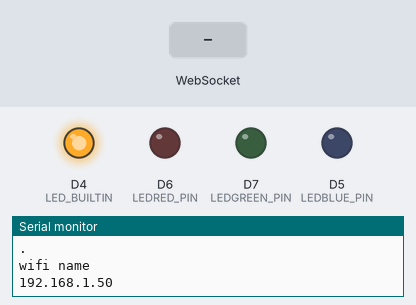
Bench run of a sketch on a simulated ESP8266 (NodeMCU). On the bench: output pins drawn as LEDs (lit = HIGH, except the on-board LED, lit = LOW), the last lines printed to the serial monitor. The inputs (shaded band) are chosen by the test bench. WiFi joins after 1.5 s; servers stay silent unless stated.

Above: at 2.7 s.
2.8 s: WebSocket text "5" received
At 3.4 s:
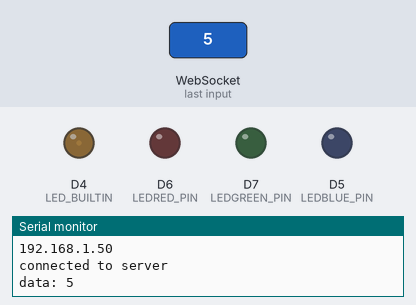
4.3 s: WebSocket text "90" received
At 5.7 s:
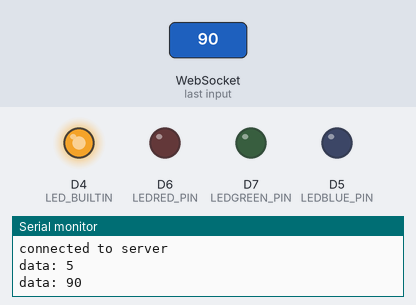
Timing chart, 0 to 7.3 s (numbered marks = the images above; inputs shaded):
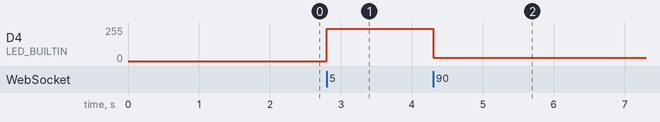

The sketch:

LightClient.ino
```cpp
#include <ESP8266WiFi.h>
#include <WebSocketsClient.h>

WebSocketsClient wsc;

const char *ssid = "wifi name";
const char *pass = "wifi password";

#define SERVER  "iot-lab-alpha.vercel.app"
#define PORT    443
#define URL     "/"

#define LEDBLUE_PIN  D5
#define LEDRED_PIN   D6
#define LEDGREEN_PIN D7

void websocketEvent(WStype_t type, uint8_t *data, size_t length){
  switch(type){
    case(WStype_CONNECTED):
      Serial.printf("connected to server\n");
      break;
    case WStype_DISCONNECTED:
      Serial.printf("Disconnected!\n");
      break;
    case(WStype_TEXT):
      // Experiment 1 esp led ON/OF
      if(!strcmp((char*)data,"on")){
        analogWrite(LED_BUILTIN, 0);

      }else if(!strcmp((char*)data,"off")){
        analogWrite(LED_BUILTIN, 100);
      // Experiment 3 controlling three external LEDs connected to the esp
      }else if(!strcmp((char*)data,"blue_on")){
        analogWrite(LEDBLUE_PIN, 100);

      }else if(!strcmp((char*)data,"blue_off")){
        analogWrite(LEDBLUE_PIN, 0);

      }else if(!strcmp((char*)data,"red_on")){
        analogWrite(LEDRED_PIN, 100);

      }else if(!strcmp((char*)data,"red_off")){
        analogWrite(LEDRED_PIN, 0);

      }else if(!strcmp((char*)data,"green_on")){
        analogWrite(LEDGREEN_PIN, 100);

      }else if(!strcmp((char*)data,"green_off")){
        analogWrite(LEDGREEN_PIN, 0);
      // Experiment 2 controlling the esp LED brightness
      }else{

        analogWrite(LED_BUILTIN, 100 - atoi((char*)data));
      }
      Serial.printf("data: %s\n",data);
      break;
  }
}

void setup(){
  pinMode(LED_BUILTIN, OUTPUT);

  pinMode(LEDRED_PIN, OUTPUT);
  pinMode(LEDBLUE_PIN, OUTPUT);
  pinMode(LEDGREEN_PIN, OUTPUT);

  analogWriteRange(100);
  Serial.begin(115200);

  WiFi.begin(ssid, pass);

  while(WiFi.status() != WL_CONNECTED){
    Serial.println(".");
    delay(500);
  }

  Serial.println(WiFi.SSID());
  Serial.println(WiFi.localIP());

  wsc.beginSSL(SERVER, PORT, URL);
  wsc.onEvent(websocketEvent);
  // try ever 1000 again if connection has failed
  wsc.setReconnectInterval(1000);
}

void loop(){
  wsc.loop();
}
```

Measured:
- after the input at 2.8 s, D4 (LED_BUILTIN): 0/255 → 242/255 at once
- after the input at 4.3 s, D4 (LED_BUILTIN): 242/255 → 25/255 at once
